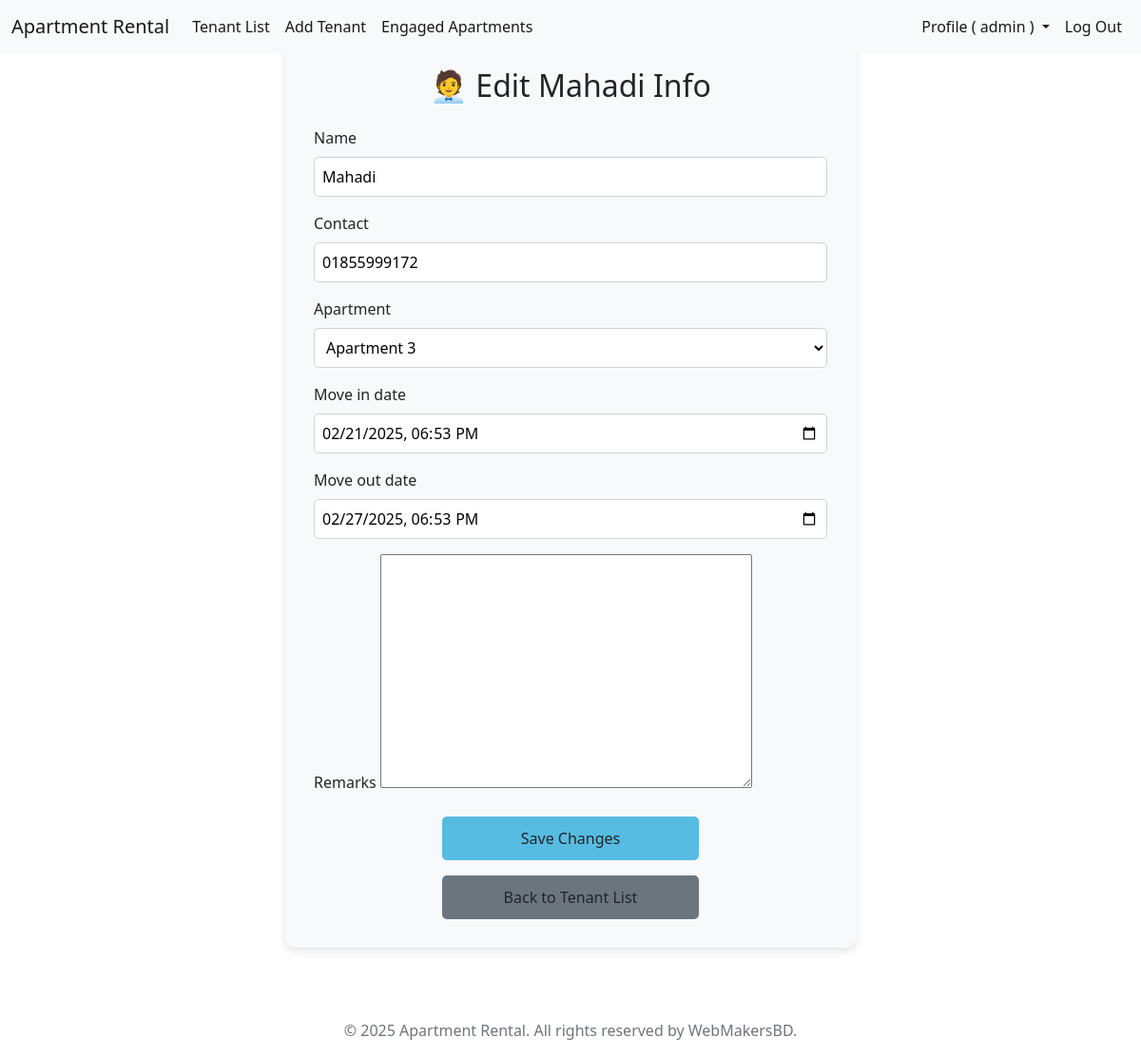
Page /edit_tenant/27/ (signed in) on the earlier database version.
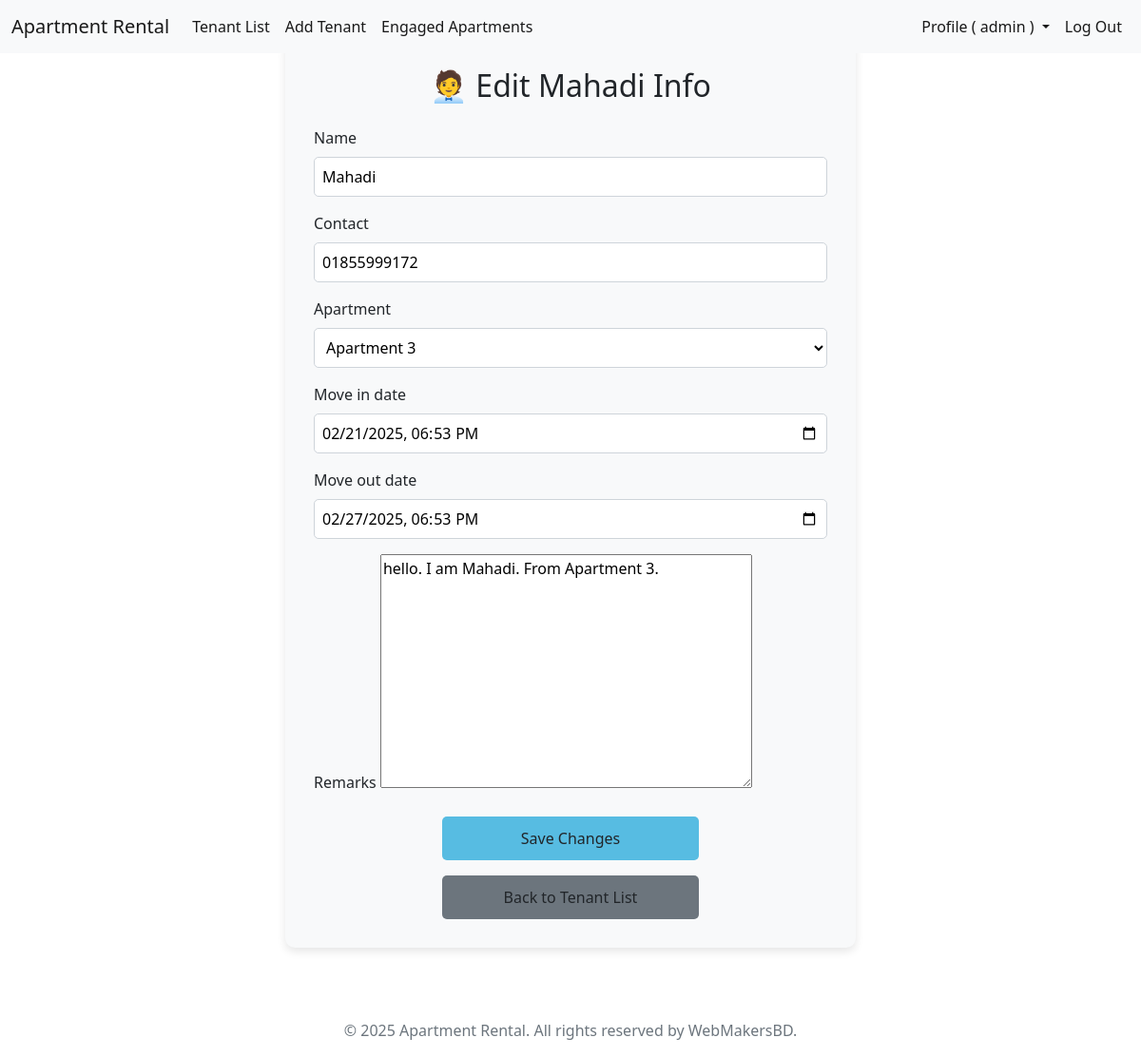
Same page on the later database version.
### tenants/models.py (models this page shows, shortened)
class Tenant(models.Model):
    choices = [
        ('will_arrive', 'Will Arrive'),
        ('living', 'Living'),
        ('moved_out', 'Moved Out'),
    ]
    name = models.CharField(max_length=50)
    contact = models.CharField(max_length=15)
    apartment = models.ForeignKey(Apartment, on_delete=models.CASCADE)
    move_in_date = models.DateTimeField()
    move_out_date = models.DateTimeField(null=True, blank=True)
    remarks = models.TextField(blank=True, null=True, help_text="Additional details about the tenant.")
    status = models.CharField(max_length=15, choices=choices,)

### tenants/views.py (the view)
# urls.py: path('edit_tenant/<int:tenant_id>/', edit_tenant, name='edit_tenant'),
def edit_tenant(request, tenant_id):
    user = request.user
    if user.is_authenticated and user.is_superuser:
        tenant = get_object_or_404(Tenant, id=tenant_id)  # Fetch tenant or return 404 if not found
        previous_apartment = tenant.apartment  # Store current apartment before updating
        if request.method == 'POST':
            form = TenantForm(request.POST, instance=tenant)  # Bind form to existing tenant
            if form.is_valid():
                tenant = form.save()  # Save the updated tenant details
                update_tenant_status(tenant)  # Update tenant status
                if previous_apartment != tenant.apartment:
                    previous_apartment.is_booked = False
                    previous_apartment.save()
                    tenant.apartment.is_booked = True
                    tenant.apartment.save()
                return redirect('tenant_details', tenant_id=tenant.id)  # Redirect to updated tenant details page
        else:
            form = TenantForm(instance=tenant)  # Pre-fill form with existing tenant details
        return render(request, 'tenants/edit_tenant.html', {'form': form, 'tenant': tenant})
    else:
        messages.error(request, 'You have to log in as an Admin to access this page.')
        return redirect('login')

### tenants/forms.py (shortened to what this page needs)
class TenantForm(forms.ModelForm):
    class Meta:
        model = Tenant  # Specify the model associated with the form
        fields = ['name', 'contact', 'apartment', 'move_in_date', 'move_out_date', 'remarks']  # Include relevant fields
        widgets = {
            'move_in_date': forms.DateTimeInput(attrs={'type': 'datetime-local'}),
            'move_out_date': forms.DateTimeInput(attrs={'type': 'datetime-local'}),
        }
    def __init__(self, *args, **kwargs):
        super().__init__(*args, **kwargs)
        now = timezone.now()  # Get the current timestamp
        apartments = Apartment.objects.all()  # Fetch all apartments from the database
        apartment_choices = []  # Initialize an empty list to store choices
        for apartment in apartments:
            apartment_choices.append((apartment.id, f"Apartment {apartment.number}"))
        self.fields['apartment'].choices = apartment_choices

### templates/tenants/edit_tenant.html (shortened to what this page needs)
{% extends 'base.html' %}
{% load static %}
{% block extra_head %}
    <link rel="stylesheet" href="{% static 'css/tenants/edit_tenant.css' %}">
{% endblock %}
{% block content %}
<div class="d-flex justify-content-center align-items-center vh-100 mt-5">
    <div class="form-container">
        <h2 class="text-center mb-4"> 🧑‍💼 Edit {{ tenant.name }} Info</h2>
        <form method="post" class="needs-validation" novalidate>
            {% for field in form %}
            <div class="mb-3">
                <label for="{{ field.id_for_label }}" class="form-label">{{ field.label }}</label>
                {{ field }}
            </div>
            {% endfor %}
            <div class="d-flex justify-content-center">
                <button type="submit" class="btn save-button ">Save Changes</button>
            </div>
        </form>
        <div class="mt-3 text-center">
            <a href="{% url 'tenant_list' %}" class="btn back-button">Back to Tenant List</a>
        </div>
    </div>
</div>
{% endblock %}

Differences in the rows shown:
changed Tenant "Mahadi": remarks (not shown) → "hello. I am Mahadi. From Apartment 3."
